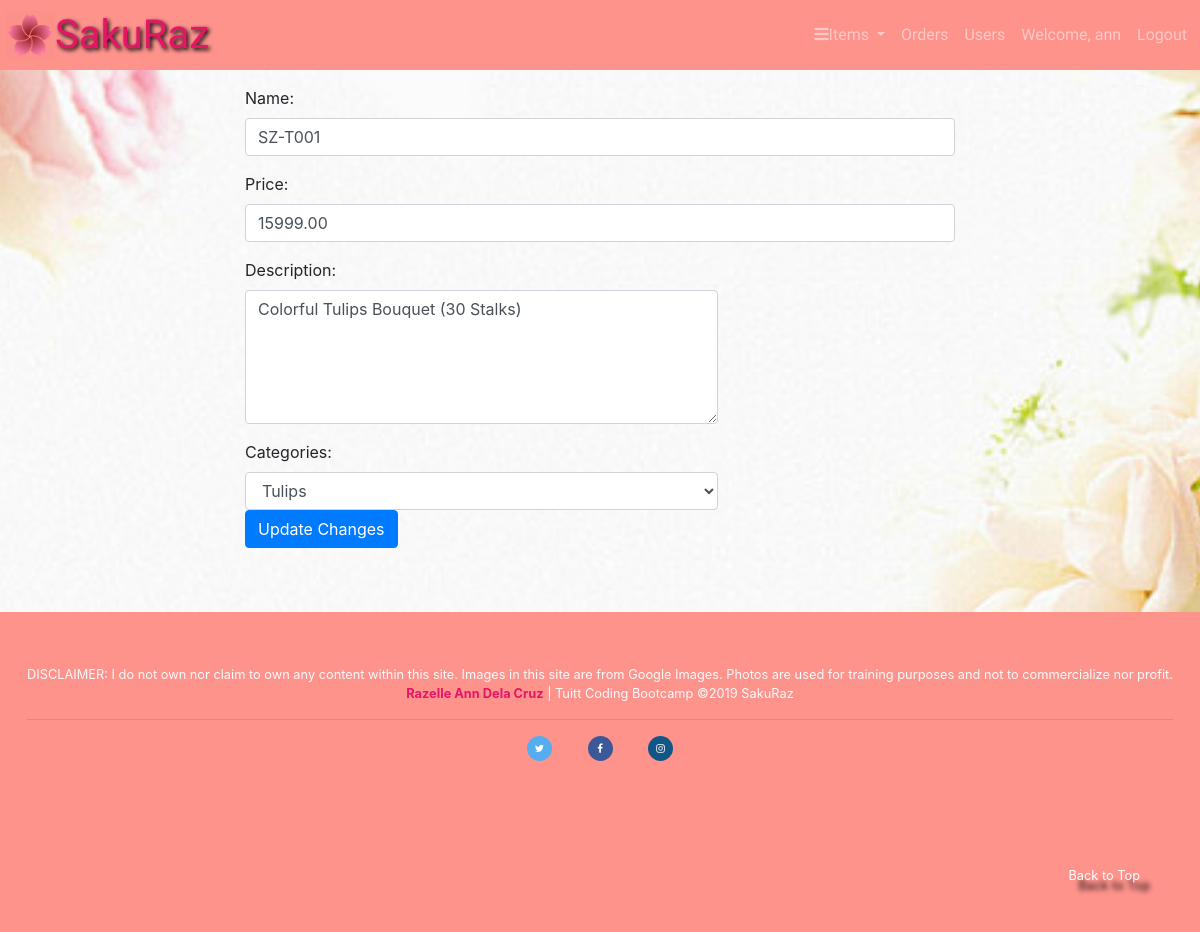
/app/views/edit_item.php?id=1 (signed in), run on an earlier commit of the app's database.
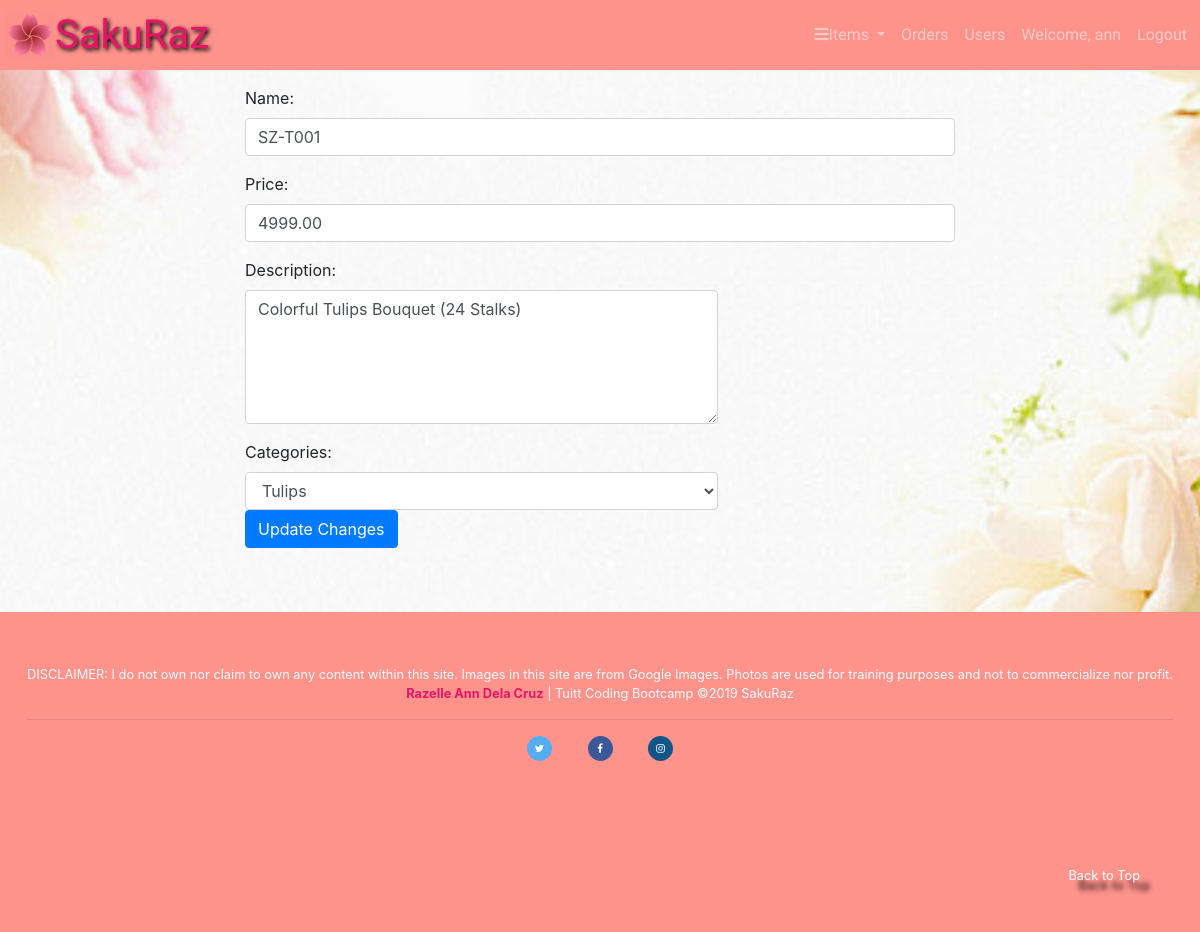
And on a later commit of the database.
### tables this page shows
CREATE TABLE `items` (
  `id` int(11) NOT NULL,
  `name` varchar(255) NOT NULL,
  `description` varchar(255) NOT NULL,
  `price` decimal(18,2) NOT NULL,
  `image_path` varchar(255) DEFAULT NULL,
  `category_id` int(11) NOT NULL
);

### app/views/edit_item.php (the view, shortened to what this page needs)
<?php require_once "../partials/template.php"; ?>
<?php
function get_page_content() {
	if(isset($_SESSION['user']) && $_SESSION['user']['roles_id'] ==1){
		global $conn;
?>
		<?php
		$item_id = $_GET['id'];
		$sql = "SELECT * FROM items WHERE id='$item_id'";
		$result = mysqli_query($conn, $sql);
		$item = mysqli_fetch_assoc($result);
		?>
		<div class="container">
			<div class="row">
				<div class="col-sm-8 offset-sm-2">
					<form action="../controllers/process_edit_item.php" method="POST">
						<div class="form-group">
							<label for="name">Name:</label>
							<input type="text" class="form-control" name="name" value="<?php echo $item['name']; ?>" required>
						</div>
						<div class="form-group">
							<label for="price">Price:</label>
							<input type="number" class="form-control" name="price" value="<?php echo $item['price']; ?>" required>
						</div>
						<div class="form-group">
							<label for="description">Description:</label>
							<textarea class="form-control col-8" name="description" id="description" rows="5"><?php echo $item['description']; ?></textarea>
						</div>
						<div class="form-group">
							<label for="name">Categories:</label>
							<select class="form-control col-8" name="category_id" id="category" required>
								<?php
								$sql = "SELECT * FROM categories";
								$categories = mysqli_query($conn,$sql);
								foreach ($categories as $category) {
									extract($category);
									$selected = $item['category_id'] == $id ? 'selected': '';
									echo "<option value='$id' $selected>$name</option>";
								}
								?>
							</select>
							<button type="submit" class="btn btn-primary">Update Changes</button>
						</div>
					</form>
				</div>
			</div>
		</div>
	<?php }else{
		header("Location: ./error.php");
	} ?>
<?php } ?>

What changed in the data, as far as the page shows it:
changed items "SZ-T001": price "15999.00" → "4999.00"; description "Colorful Tulips Bouquet (30 Stalks)" → "Colorful Tulips Bouquet (24 Stalks)"
